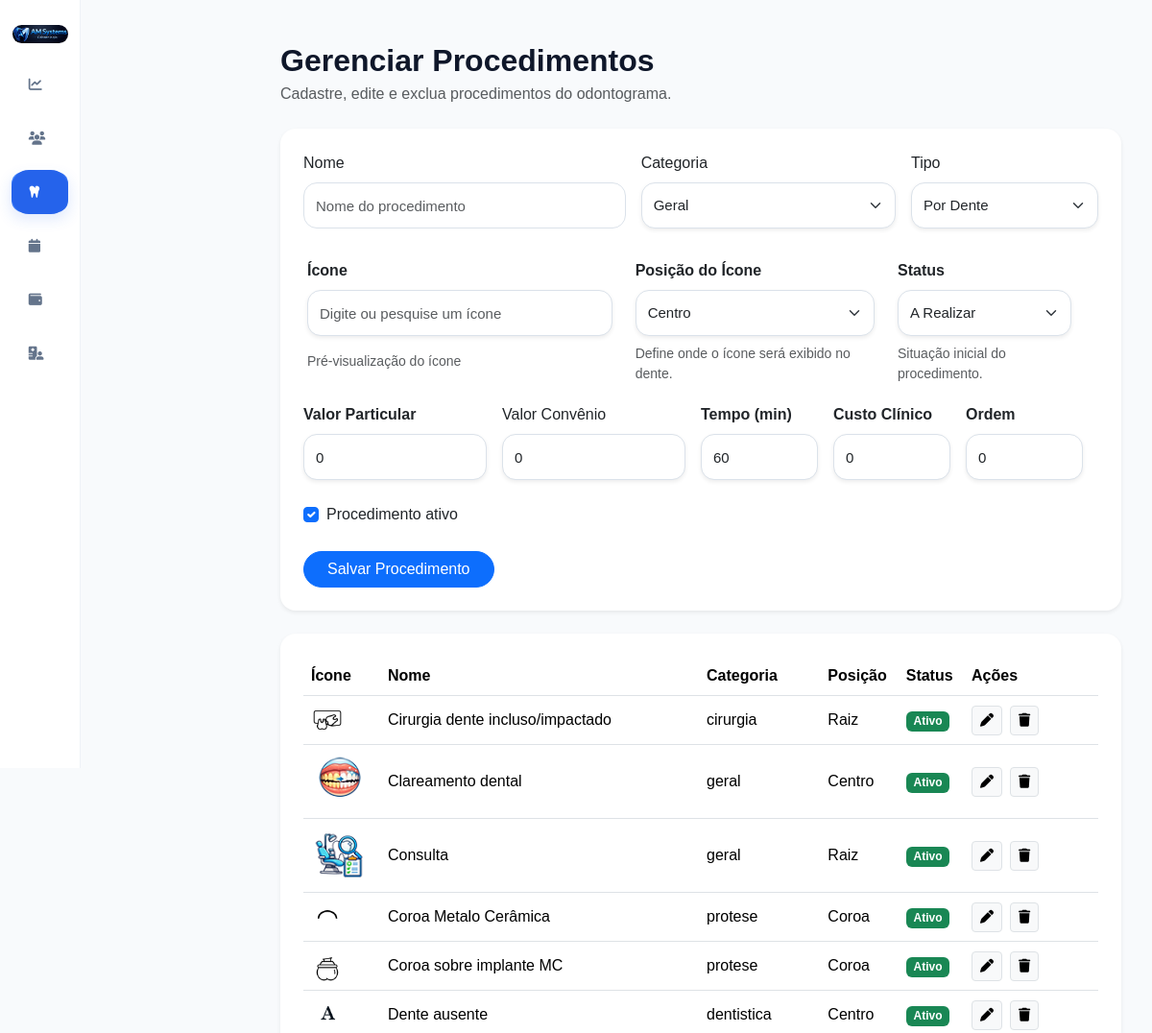
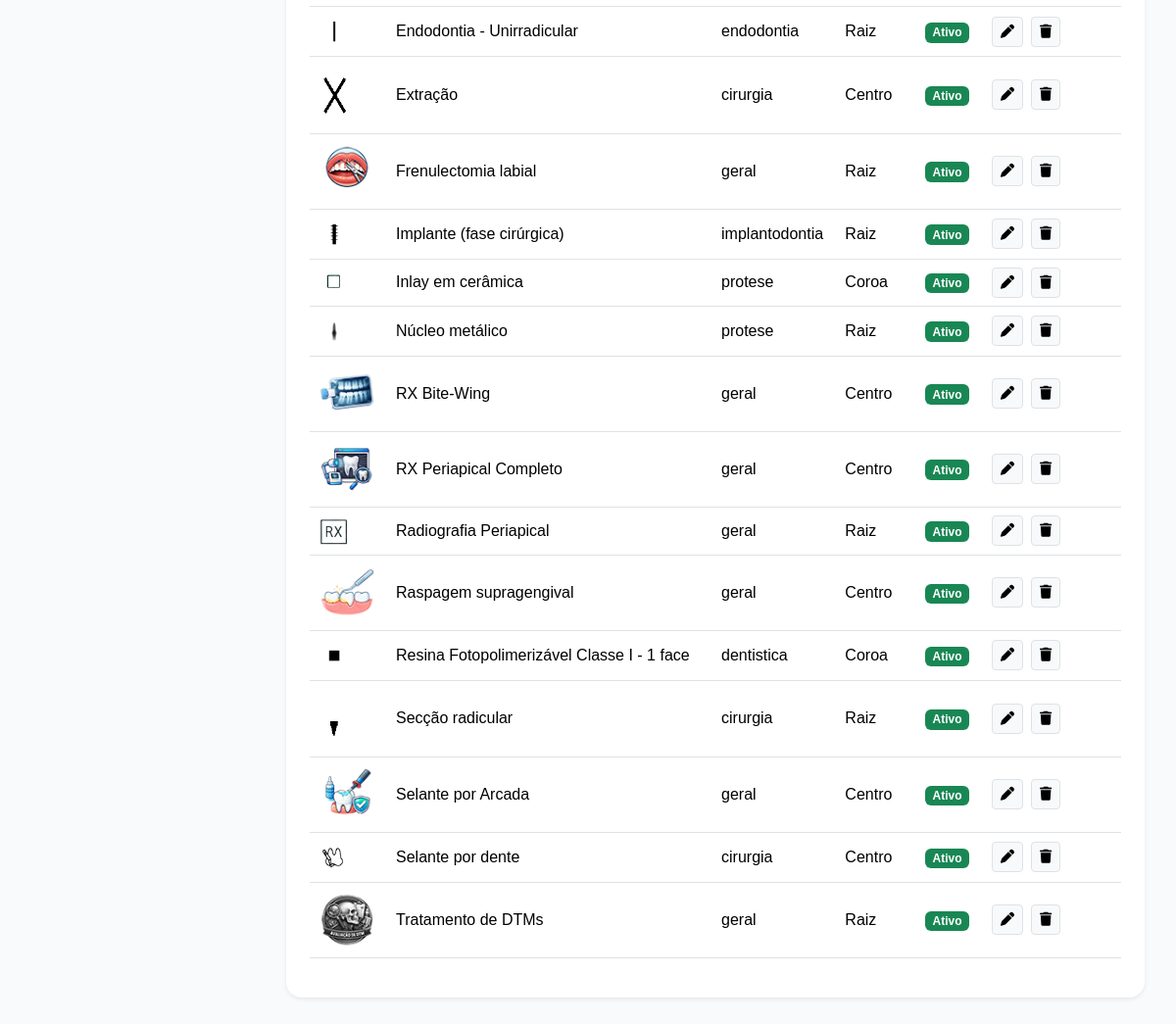
Page /procedimentos/ (signed in) on the committed database (2 pictures, top to bottom).
### accounts/models.py (models this page shows, shortened)
class Procedimento(models.Model):
    CATEGORIAS = [
        ('dentistica', 'Dentística'),
        ('endodontia', 'Endodontia'),
        ('periodontia', 'Periodontia'),
        ('cirurgia', 'Cirurgia'),
        ('protese', 'Prótese'),
        ('implantodontia', 'Implantodontia'),
        ('ortodontia', 'Ortodontia'),
        ('geral', 'Geral')
    ]
    TIPOS = [
        ('dente', 'Por Dente'),
        ('hemiarcada', 'Hemi-Arcada'),
        ('geral', 'Geral'),
        ('cirurgia', 'Cirurgia')
    ]
    POSICOES = [
        ('coroa', 'Coroa'),
        ('raiz', 'Raiz'),
        ('oclusal', 'Oclusal'),
        ('vestibular', 'Vestibular'),
        ('lingual', 'Lingual'),
        ('centro', 'Centro')
    ]
    STATUS = [
        ('realizar', 'A Realizar'),
        ('andamento', 'Em Andamento'),
        ('realizado', 'Realizado'),
        ('cancelado', 'Cancelado'),
        ('reavaliar', 'Reavaliar')
    ]
    nome = models.CharField(
        max_length=255
    )
    categoria = models.CharField(
        max_length=100,
        choices=CATEGORIAS,
        default='geral'
    )
    tipo = models.CharField(
        max_length=50,
        choices=TIPOS,
        default='dente'
    )
    status = models.CharField(
        max_length=30,
        choices=STATUS,
        default='realizar'
    )
    icone = models.CharField(
        max_length=100,
        blank=True,
        null=True
    )
    arquivo_icone = models.CharField(
        max_length=255,
        blank=True,
        null=True
    )
    posicao_icone = models.CharField(
        max_length=30,
        choices=POSICOES,
        default='centro'
    )
    valor_particular = models.DecimalField(
        max_digits=10,
        decimal_places=2,
        default=0
    )
    valor_convenio = models.DecimalField(
        max_digits=10,
        decimal_places=2,
        default=0
    )
    tempo_estimado = models.IntegerField(
        default=60,
        help_text='Tempo em minutos'
    )
    custo_clinico = models.DecimalField(
        max_digits=10,
        decimal_places=2,
        default=0
    )
    ativo = models.BooleanField(
        default=True
    )
    ordem = models.IntegerField(
        default=0
    )
    criado_em = models.DateTimeField(
        auto_now_add=True
    )
    class Meta:
        ordering = ['categoria', 'ordem', 'nome']
        verbose_name = 'Procedimento'
        verbose_name_plural = 'Procedimentos'

### accounts/views.py (the view, shortened to what this page needs)
@login_required(login_url='/')
def procedimentos(request):
    procedimentos = Procedimento.objects.all().order_by(
        'ordem',
        'nome'
    )
    mini_path = os.path.join(
        settings.BASE_DIR,
        'static',
        'img',
        'procedimentos',
        'mini'
    )
    full_path = os.path.join(
        settings.BASE_DIR,
        'static',
        'img',
        'procedimentos',
        'full'
    )
    mini_icons = []
    full_icons = []
    if os.path.exists(mini_path):
        mini_icons = [
            arquivo
            for arquivo in os.listdir(mini_path)
            if arquivo.lower().endswith((
                '.png',
                '.svg',
                '.webp',
                '.jpg',
                '.jpeg'
            ))
        ]
    if os.path.exists(full_path):
        full_icons = [
            arquivo
            for arquivo in os.listdir(full_path)
            if arquivo.lower().endswith((
                '.png',
                '.svg',
                '.webp',
                '.jpg',
                '.jpeg'
            ))
        ]
    icones = sorted(
        list(
            set(
                mini_icons + full_icons
            )
        )
    )
    print(icones)
    form = ProcedimentoForm()
    context = {
        'form': form,
        'procedimentos': procedimentos,
        'icones': icones
    }
    return render(
        request,
        'accounts/procedimentos.html',
        context
    )

### accounts/templates/accounts/procedimentos.html (shortened to what this page needs)
{% extends 'accounts/base.html' %}
{% load static %}
{% block content %}
<div class="container-fluid py-4">
    <div class="d-flex justify-content-between align-items-center mb-4">
        <div>
            <h2 class="fw-bold mb-1">
                Gerenciar Procedimentos
            </h2>
            <p class="text-muted mb-0">
                Cadastre, edite e exclua procedimentos do odontograma.
            </p>
        </div>
    </div>
    <div class="card shadow-sm border-0 rounded-4 mb-4">
        <div class="card-body p-4">
            <form method="POST">
                <div class="row g-3">
                    <div class="col-md-5">
                        <label class="form-label">
                            Nome
                        </label>
                        <input
                            type="text"
                            name="nome"
                            class="form-control"
                            placeholder="Nome do procedimento"
                            value="{{ form.nome.value|default:'' }}"
                        >
                    </div>
                    <div class="col-md-4">
                        <label class="form-label">
                            Categoria
                        </label>
                        {{ form.categoria }}
                    </div>
                    <div class="col-md-3">
                        <label class="form-label">
                            Tipo
                        </label>
                        {{ form.tipo }}
                    </div>
<div class="row g-4 align-items-start mt-2">
    <div class="col-md-5">
        <label class="form-label fw-semibold text-dark">
            Ícone
        </label>
        <input
            type="text"
            name="arquivo_icone"
            id="id_arquivo_icone"
            class="form-control shadow-sm"
            list="lista-icones"
            autocomplete="off"
            placeholder="Digite ou pesquise um ícone"
            value="{{ form.icone.value|default:'' }}"
            oninput="atualizarPreviewIcone()"
        >
    <div class="preview-icone-box mt-3">
    <small class="text-muted mt-2 d-block">
        Pré-visualização do ícone
    </small>
</div>
    </div>
    <div class="col-md-4">
        <label class="form-label fw-semibold text-dark mb-2">
            Posição do Ícone
        </label>
        <div class="select-premium">
            {{ form.posicao_icone }}
        </div>
        <small class="text-muted d-block mt-2">
            Define onde o ícone será exibido no dente.
        </small>
    </div>
    <div class="col-md-3">
        <label class="form-label fw-semibold text-dark">
            Status
        </label>
        {{ form.status }}
        <small class="text-muted d-block mt-2">
            Situação inicial do procedimento.
        </small>
    </div>
</div>
<div class="row g-3 mt-1">
    <div class="col-md-3">
        <label class="form-label fw-semibold">
            Valor Particular
        </label>
        {{ form.valor_particular }}
    </div>
<div class="col-md-3">
    <label class="form-label">
        Valor Convênio
    </label>
    {{ form.valor_convenio }}
</div>
    <div class="col-md-2">
        <label class="form-label fw-semibold">
            Tempo (min)
        </label>
        {{ form.tempo_estimado }}
    </div>
    <div class="col-md-2">
        <label class="form-label fw-semibold">
            Custo Clínico
        </label>
        {{ form.custo_clinico }}
    </div>
    <div class="col-md-2">
        <label class="form-label fw-semibold">
            Ordem
        </label>
        {{ form.ordem }}
    </div>
</div>
                    <div class="col-md-12">
                        <div class="form-check mt-2">
                            {{ form.ativo }}
                            <label class="form-check-label">
                                Procedimento ativo
                            </label>
                        </div>
                    </div>
                </div>
                <div class="mt-4">
                    <button
                        type="submit"
                        class="btn btn-primary rounded-pill px-4"
                    >
                        Salvar Procedimento
                    </button>
                </div>
            </form>
        </div>
    </div>
<div class="card shadow-sm border-0 rounded-4">
    <div class="card-body p-4">
        <div class="table-responsive">
            <table class="table align-middle">
                <thead>
                    <tr>
                        <th>Ícone</th>
                        <th>Nome</th>
                        <th>Categoria</th>
                        <th>Posição</th>
                        <th>Status</th>
                        <th width="140">Ações</th>
                    </tr>
                </thead>
                <tbody>
                    {% for procedimento in procedimentos %}
                    <tr>
                        <td width="80">
{% if procedimento.tipo == 'hemiarcada' or procedimento.tipo == 'geral' %}
    <img
        src="{% static 'img/procedimentos/full/' %}{{ procedimento.arquivo_icone }}"
        width="60"
        style="object-fit:contain;"
    >
{% else %}
    <img
        src="{% static 'img/procedimentos/mini/' %}{{ procedimento.arquivo_icone }}"
        width="34"
        style="object-fit:contain;"
    >
{% endif %}
                        </td>
                        <td>
                            {{ procedimento.nome }}
                        </td>
                        <td>
                            {{ procedimento.categoria }}
                        </td>
                        <td>
                            {{ procedimento.get_posicao_icone_display }}
                        </td>
                        <td>
                            {% if procedimento.ativo %}
                                <span class="badge bg-success">
                                    Ativo
                                </span>
                            {% else %}
                                <span class="badge bg-secondary">
                                    Inativo
                                </span>
                            {% endif %}
                        </td>
                        <td>
                            <div class="d-flex gap-2">
                                <a
                                    href="{% url 'editar_procedimento' procedimento.id %}"
                                    class="btn btn-sm btn-light border"
                                    title="Editar"
                                >
                                    <i class="fa-solid fa-pen"></i>
                                </a>
                                <a
                                    href="{% url 'excluir_procedimento' procedimento.id %}"
                                    class="btn btn-sm btn-light border"
                                    title="Excluir"
                                    onclick="return confirm('Deseja excluir este procedimento?')"
                                >
                                    <i class="fa-solid fa-trash"></i>
                                </a>
                            </div>
                        </td>
                    </tr>
                    {% empty %}
                    <tr>
                        <td colspan="6" class="text-center text-muted py-4">
                            Nenhum procedimento cadastrado.
                        </td>
                    </tr>
                    {% endfor %}
                </tbody>
            </table>
        </div>
    </div>
</div>
</div>
{% endblock %}

### static/css/style.css (style rules this page uses)
html, body { margin:0; padding:0; min-height:100%; background:#f1f5f9; font-family:'Segoe UI', sans-serif; overflow-y:auto; }
.form-control { border-radius:14px !important; padding:12px !important; }
.form-select, .form-control { height:48px; border-radius:14px !important; border:1px solid #dbe2ea !important; font-size:15px; transition:all .2s ease; }

### static/css/dashboard.css (style rules this page uses)
* { margin:0; padding:0; box-sizing:border-box; font-family:'Poppins', sans-serif; }
body { background:#f5f7fb; overflow-x:hidden; color:#101828; }

### static/css/pacientes.css (style rules this page uses)
:root { --primary:#2563eb; --primary-light:#4d8dff; --success:#16a34a; --danger:#dc2626; --text:#0f172a; --text-light:#64748b; --border:#e2e8f0; --bg:#f8fafc; }
body { background:var(--bg); color:var(--text); font-family:'Poppins',sans-serif; overflow-x:hidden; }

### rows in the picture
Procedimento: arquivo_icone (picture), nome "Cirurgia dente incluso/impactado", categoria "cirurgia", posicao_icone "Raiz", ativo "Ativo"
Procedimento: arquivo_icone (picture), nome "Clareamento dental", categoria "geral", posicao_icone "Centro", ativo "Ativo"
Procedimento: arquivo_icone (picture), nome "Consulta", categoria "geral", posicao_icone "Raiz", ativo "Ativo"
Procedimento: arquivo_icone (picture), nome "Coroa Metalo Cerâmica", categoria "protese", posicao_icone "Coroa", ativo "Ativo"
Procedimento: arquivo_icone (picture), nome "Coroa sobre implante MC", categoria "protese", posicao_icone "Coroa", ativo "Ativo"
Procedimento: arquivo_icone (picture), nome "Dente ausente", categoria "dentistica", posicao_icone "Centro", ativo "Ativo"
Procedimento: arquivo_icone (picture), nome "Endodontia - Unirradicular", categoria "endodontia", posicao_icone "Raiz", ativo "Ativo"
Procedimento: arquivo_icone (picture), nome "Extração", categoria "cirurgia", posicao_icone "Centro", ativo "Ativo"
Procedimento: arquivo_icone (picture), nome "Frenulectomia labial", categoria "geral", posicao_icone "Raiz", ativo "Ativo"
Procedimento: arquivo_icone (picture), nome "Implante (fase cirúrgica)", categoria "implantodontia", posicao_icone "Raiz", ativo "Ativo"
Procedimento: arquivo_icone (picture), nome "Inlay em cerâmica", categoria "protese", posicao_icone "Coroa", ativo "Ativo"
Procedimento: arquivo_icone (picture), nome "Núcleo metálico", categoria "protese", posicao_icone "Raiz", ativo "Ativo"
Procedimento: arquivo_icone (picture), nome "RX Bite-Wing", categoria "geral", posicao_icone "Centro", ativo "Ativo"
Procedimento: arquivo_icone (picture), nome "RX Periapical Completo", categoria "geral", posicao_icone "Centro", ativo "Ativo"
Procedimento: arquivo_icone (picture), nome "Radiografia Periapical", categoria "geral", posicao_icone "Raiz", ativo "Ativo"
Procedimento: arquivo_icone (picture), nome "Raspagem supragengival", categoria "geral", posicao_icone "Centro", ativo "Ativo"
Procedimento: arquivo_icone (picture), nome "Resina Fotopolimerizável Classe I - 1 face", categoria "dentistica", posicao_icone "Coroa", ativo "Ativo"
Procedimento: arquivo_icone (picture), nome "Secção radicular", categoria "cirurgia", posicao_icone "Raiz", ativo "Ativo"
Procedimento: arquivo_icone (picture), nome "Selante por Arcada", categoria "geral", posicao_icone "Centro", ativo "Ativo"
Procedimento: arquivo_icone (picture), nome "Selante por dente", categoria "cirurgia", posicao_icone "Centro", ativo "Ativo"
Procedimento: arquivo_icone (picture), nome "Tratamento de DTMs", categoria "geral", posicao_icone "Raiz", ativo "Ativo"
